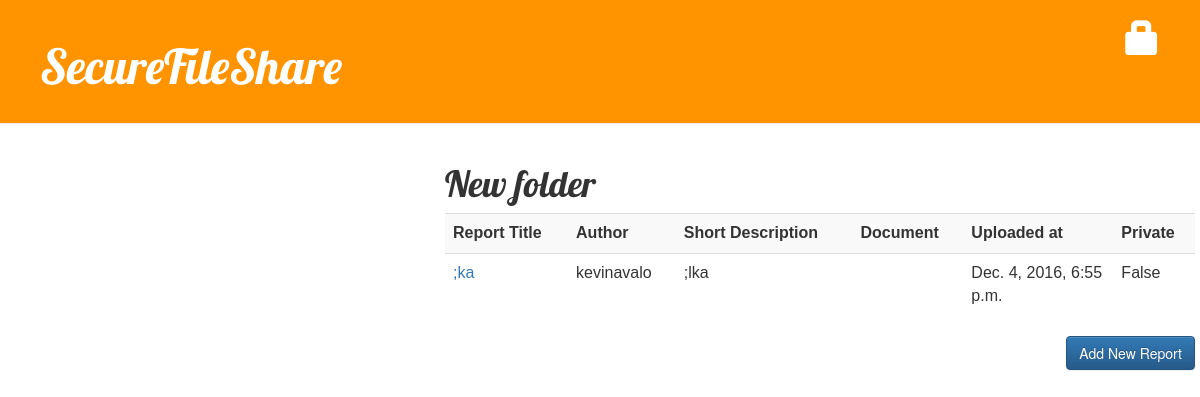
Screenshot of /folder/2/ with the database file from the repository.
### blog/models.py (models this page shows, shortened)
class Folder(models.Model):
    name = models.CharField(max_length=100)
    user = models.CharField(max_length=100)

class Report(models.Model): #this Report is a django model
    author = models.ForeignKey('auth.User') #link to another model
    title = models.CharField(max_length=200) #text with limited number of chars
    private = models.BooleanField(default=False) #checkbox for private
    short_description = models.CharField(max_length=100, blank=True)
    long_description = models.CharField(max_length=500, blank=True) #text with unlimited number of chars
    group = models.CharField(max_length=100, default="", blank=True)
    documents = models.ManyToManyField(Document)
    folder = models.ForeignKey(Folder, null=True, default=None, blank=True)
    upload_at = models.DateTimeField(auto_now_add=True)
    created_date = models.DateTimeField(default=timezone.now) #date and time
    published_date = models.DateTimeField(blank=True, null=True)

### blog/views.py (the view)
# urls.py: url(r'^folder/(?P<pk>\d+)/$', views.folder_detail, name='folder_detail'),
def folder_detail(request, pk):
    list_reports = Report.objects.all()
    folder = get_object_or_404(Folder, pk=pk)
    reports = []
    for p in list_reports:
        if p.folder == folder:
            reports.append(p)
    return render(request, 'folder/folder_detail.html', {'folder' : folder,
        'reports' : reports })

### blog/templates/folder/folder_detail.html (shortened to what this page needs)
{% extends 'blog/base.html' %}
{% block content %}
<div class "group">
    <h1>{{ folder.name }}</h1>
    <table class="table table-inverse table-striped">
		<tr>
			<th>Report Title</th>
			<th>Author</th>
			<th>Short Description</th>
			<th>Document</th>
			<th>Uploaded at</th>
			<th>Private</th>
		</tr>
    {% for report in reports %}
		<tr>
			<td><a href="{% url 'report_detail' pk=report.pk %}">{{ report.title }}</a></td>
			<td>{{ report.author }}</td>
			<td>{{ report.short_description }}</td>
		<td></td>
			<td width="20%">{{report.upload_at}}</td>
			<td>{{ report.private }}</td>
		</tr>
	{% endfor %}
	</table>
	<a href="{% url 'report_new' %}"><button type="button" class="btn btn-primary">Add New Report</button></a>
</div>
{% endblock%}

### blog/static/css/blog.css (style rules this page uses)
h1, h2, h3, h4 { font-family: 'Lobster', cursive; }
table { font-family: arial, sans-serif; border-collapse: collapse; width: 100%; }
.btn-primary { float: right; }

### rows the page displays
Folder: name "New folder"
Report: title ";ka", author "kevinavalo", short_description ";lka", upload_at "Dec. 4, 2016, 6:55 p.m.", private "False"
